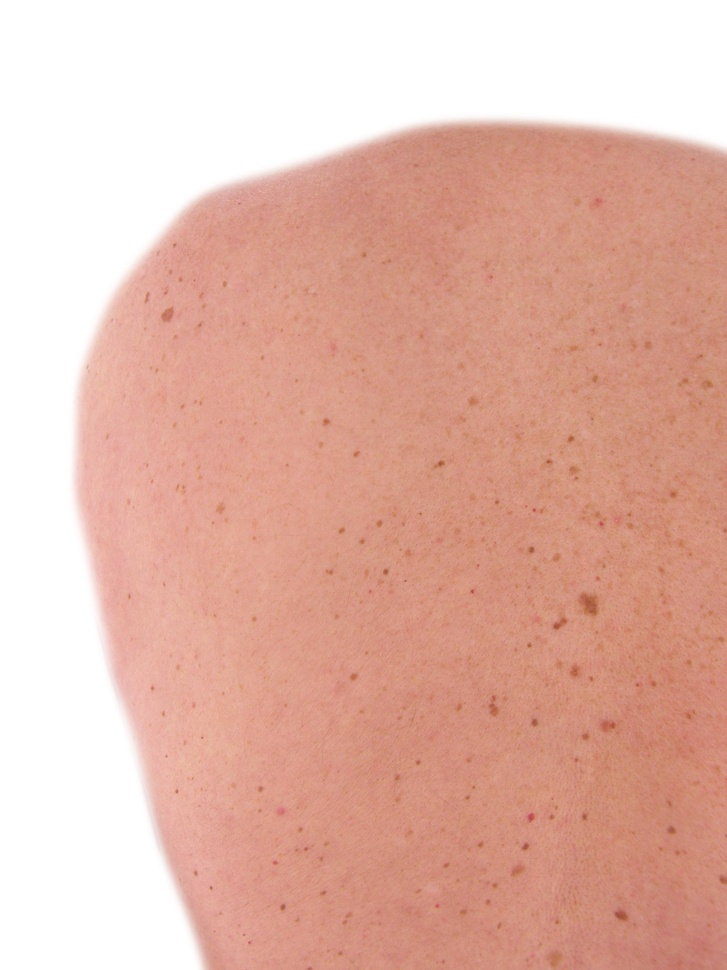
#> input picture images/im1.jpg, 727 x 970 px, shrunk from 2112 x 2816 before the run
$ python align.py
#> lines starting #> are read from the running program, lines starting #| are printed output that depends on the picture; long printed decimals are rounded
import cv2 as cv
import numpy as np
import argparse
from math import sqrt

parser = argparse.ArgumentParser(description='Threw ideas at the wall, somehow it all worked.')
parser.add_argument('--input1', help='Path to input image 1.', default='./images/im1.jpg')
parser.add_argument('--input2', help='Path to input image 2.', default='./images/im2.jpg')
parser.add_argument('--homography', help='Path to the homography matrix.', default='./images/H1to3p.xml')
args = parser.parse_args()

img1 = cv.imread(args.input1, cv.IMREAD_GRAYSCALE)
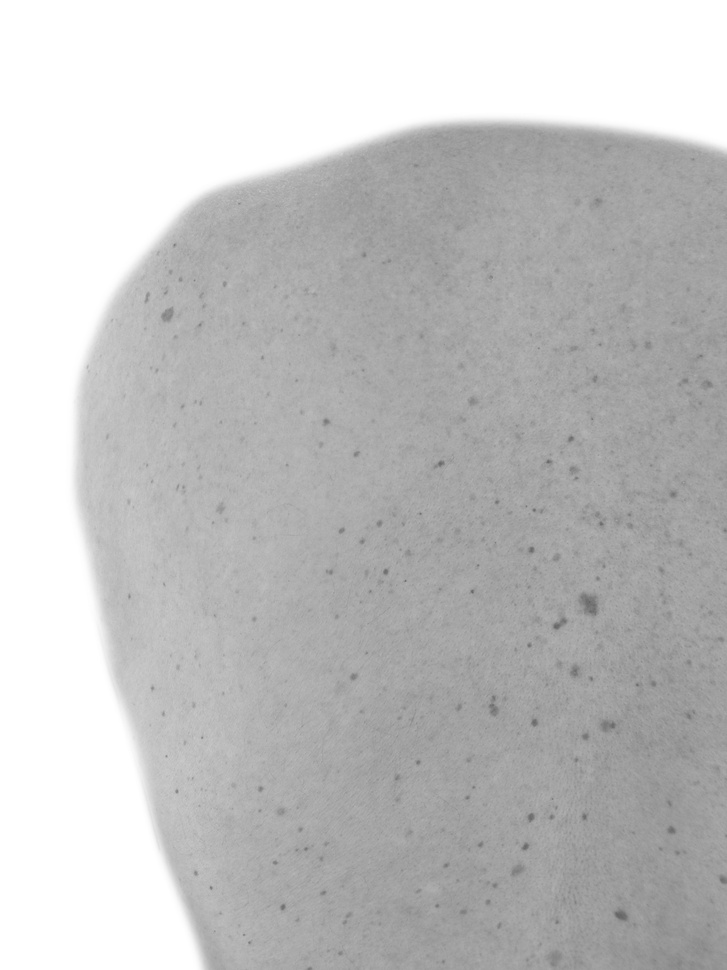
#> img1: shape (970, 727); min 99, max 255, mean 193.8
img2 = cv.imread(args.input2, cv.IMREAD_GRAYSCALE)
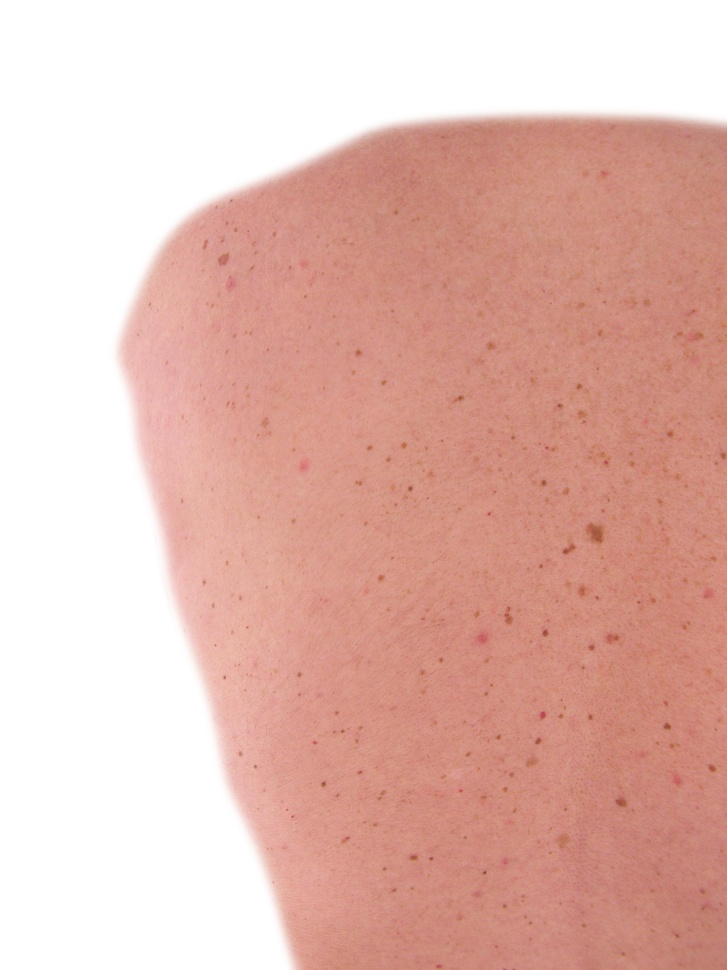
#> input picture images/im2.jpg, 727 x 970 px, shrunk from 2112 x 2816 before the run
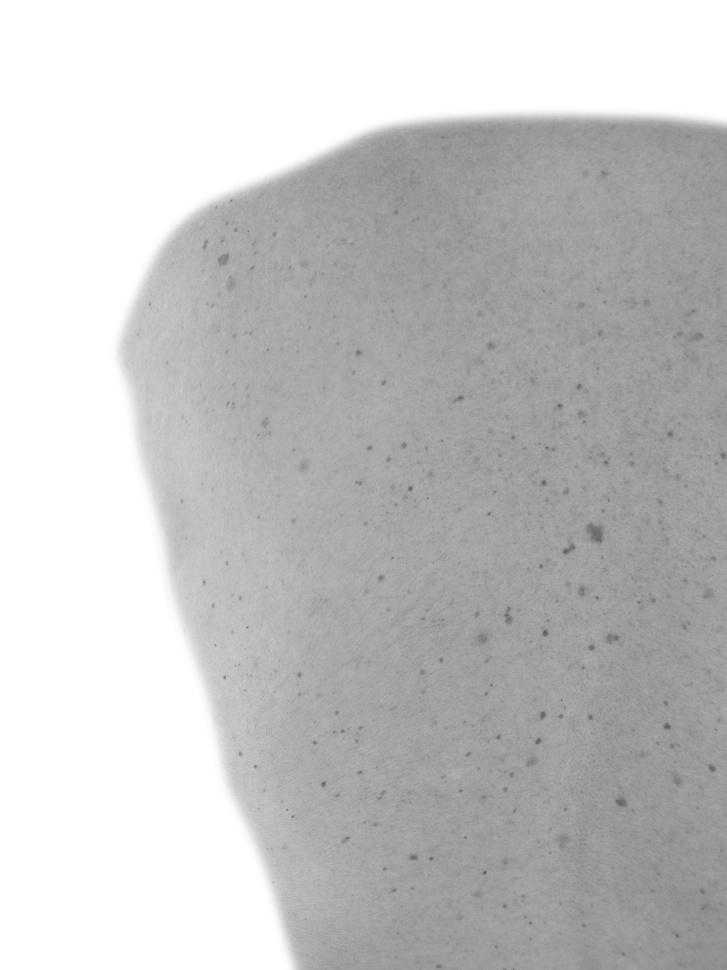
#> img2: shape (970, 727); min 90, max 255, mean 197

if img1 is None or img2 is None:
    print('Could not open or find the images!')
    exit(0)


#sift
sift = cv.xfeatures2d.SIFT_create()

keypoints_1, descriptors_1 = sift.detectAndCompute(img1,None)
#> keypoints_1 = 203 keypoints; strongest (x, y, size): (211, 888, 2), (386, 572, 3.6), (472, 591, 2.3), (283, 907, 3.6)
keypoints_2, descriptors_2 = sift.detectAndCompute(img2,None)
#> keypoints_2 = 225 keypoints; strongest (x, y, size): (224, 677, 2), (485, 873, 2.1), (410, 488, 3), (323, 784, 3.1)

MIN_MATCH_COUNT = 10
FLANN_INDEX_KDTREE = 0
index_params = dict(algorithm = FLANN_INDEX_KDTREE, trees = 5)
search_params = dict(checks = 50)

flann = cv.FlannBasedMatcher(index_params, search_params)

matches = flann.knnMatch(descriptors_1,descriptors_2,k=2)
#> matches = 203 matches
nn_match_ratio = 0.90  # Nearest neighbor matching ratio
# store all the good matches as per Lowe's ratio test.
good = []
for m,n in matches:
  if m.distance < nn_match_ratio*n.distance:
    good.append(m)
#> after the loop, good = 75 matches

src_pts = np.float32([ keypoints_1[m.queryIdx].pt for m in good ]).reshape(-1,1,2)
#> src_pts = 75 rows, first 8: [128.6, 501.7], [129.2, 596.5], [146.4, 300], [147.7, 294.7], [152.3, 688], [156.8, 370.1], [165.3, 292.9], [167.3, 315.2]
dst_pts = np.float32([ keypoints_2[m.trainIdx].pt for m in good ]).reshape(-1,1,2)
#> dst_pts = 75 rows, first 8: [182.6, 416.6], [181.9, 501], [204.6, 246.5], [206, 241.6], [204, 582], [212.2, 305.5], [693.4, 310.8], [223.2, 259.6]

homography, mask = cv.findHomography(src_pts, dst_pts, cv.RANSAC, 100.0)
#> homography = [[0.877, -0.0093, 76.18], [0.0303, 0.868, -20.71], [-3.09e-05, 3.78e-06, 1]]; mask = 75 values, max 1 at index 0, min 0 at index 6, mean 0.827


detector = cv.ORB_create(10000)
# descriptor = cv.ORB_create()
descriptor = cv.xfeatures2d.BEBLID_create(0.75)
kpts1 = detector.detect(img1, None)
#> kpts1 = 759 keypoints; strongest (x, y, size): (177, 791, 31), (385, 570, 31), (384, 571, 37.2), (384, 572, 31)
kpts2 = detector.detect(img2, None)
#> kpts2 = 856 keypoints; strongest (x, y, size): (323, 783, 31), (410, 489, 31), (224, 677, 31), (545, 631, 37.2)
kpts1, desc1 = descriptor.compute(img1, kpts1)
kpts2, desc2 = descriptor.compute(img2, kpts2)

matcher = cv.DescriptorMatcher_create(cv.DescriptorMatcher_BRUTEFORCE_HAMMING)
nn_matches = matcher.knnMatch(desc1, desc2, 2)
#> nn_matches = 759 matches
matched1 = []
matched2 = []
for m, n in nn_matches:
    if m.distance < nn_match_ratio * n.distance:
        matched1.append(kpts1[m.queryIdx])
        matched2.append(kpts2[m.trainIdx])
#> after the loop, matched1 = 168 keypoints; strongest (x, y, size): (384, 571, 37.2), (555, 626, 31), (531, 548, 31), (526, 845, 37.2); matched2 = 168 keypoints; strongest (x, y, size): (409, 488, 37.2), (544, 634, 44.6), (564, 551, 31), (539, 739, 37.2)
inliers1 = []
inliers2 = []
good_matches = []
inlier_threshold = 50.0 # Distance threshold to identify inliers with homography check
for i, m in enumerate(matched1):
    # Create the homogeneous point
    col = np.ones((3, 1), dtype=np.float64)
    col[0:2, 0] = m.pt
    # Project from image 1 to image 2
    col = np.dot(homography, col)
    col /= col[2, 0]
    # Calculate euclidean distance
    dist = sqrt(pow(col[0, 0] - matched2[i].pt[0], 2) + \
                pow(col[1, 0] - matched2[i].pt[1], 2))
    if dist < inlier_threshold:
        good_matches.append(cv.DMatch(len(inliers1), len(inliers2), 0))
        inliers1.append(matched1[i])
        inliers2.append(matched2[i])
#> this loop made 168 passes
#> (m, col, dist) on passes 1 to 3: (keypoint at (364, 255), size 31, [397, 213.9, 1], 2.1), (keypoint at (180, 280), size 31, [232.4, 228.8, 1], 2.85), (keypoint at (161, 316), size 31, [215.2, 259.4, 1], 3.83)
#> after the loop, good_matches = 141 matches; inliers1 = 141 keypoints; strongest (x, y, size): (384, 571, 37.2), (555, 626, 31), (531, 548, 31), (526, 845, 37.2); inliers2 = 141 keypoints; strongest (x, y, size): (409, 488, 37.2), (564, 551, 31), (539, 739, 37.2), (544, 635, 31)
res = np.empty((max(img1.shape[0], img2.shape[0]), img1.shape[1] + img2.shape[1], 3), dtype=np.uint8)
cv.drawMatches(img1, inliers1, img2, inliers2, good_matches, res)
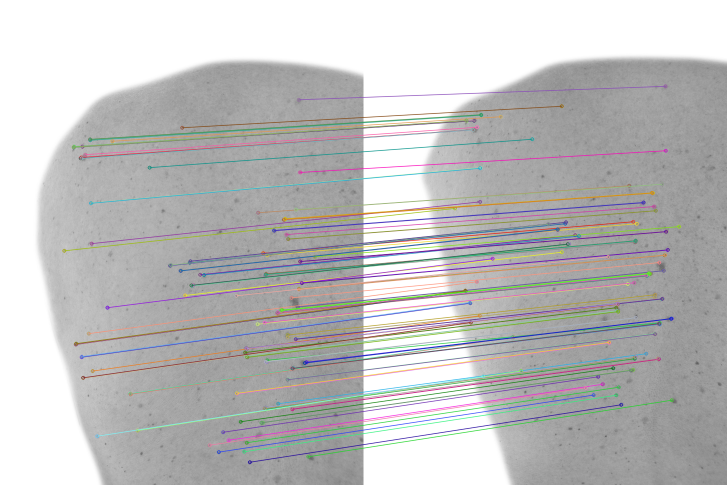
#> res: shape (970, 1454, 3) (shown at 1/2 size); mean of channels 0, 1, 2 190.9, 191.1, 191.4; drawn as B, G, R
cv.imwrite("./images/matches.png", res)
inlier_ratio = len(inliers1) / float(len(matched1))
#> inlier_ratio = 0.839
print('Matching Results')
print('*******************************')
print('# Keypoints 1:                        \t', len(kpts1))
#| # Keypoints 1:                        	 759
print('# Keypoints 2:                        \t', len(kpts2))
#| # Keypoints 2:                        	 856
print('# Matches:                            \t', len(matched1))
#| # Matches:                            	 168
print('# Inliers:                            \t', len(inliers1))
#| # Inliers:                            	 141
print('# Inliers Ratio:                      \t', inlier_ratio)
#| # Inliers Ratio:                      	 0.8393
